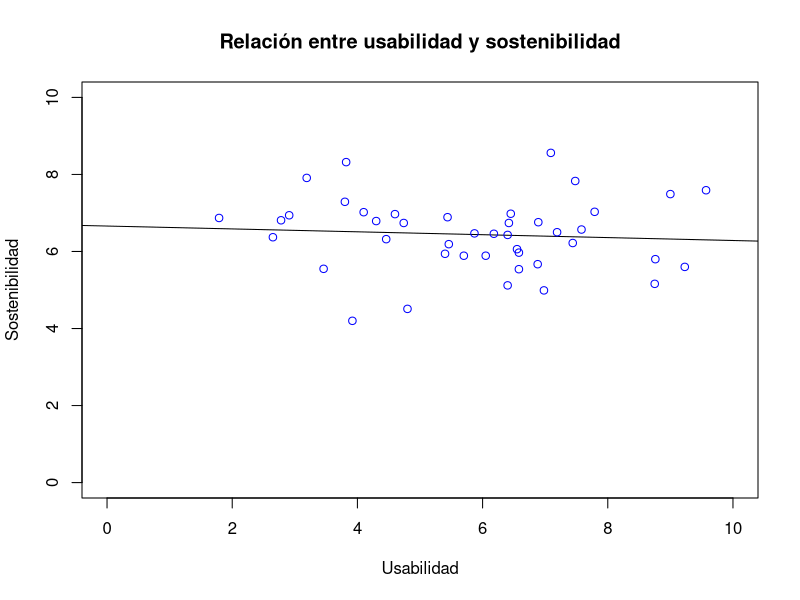
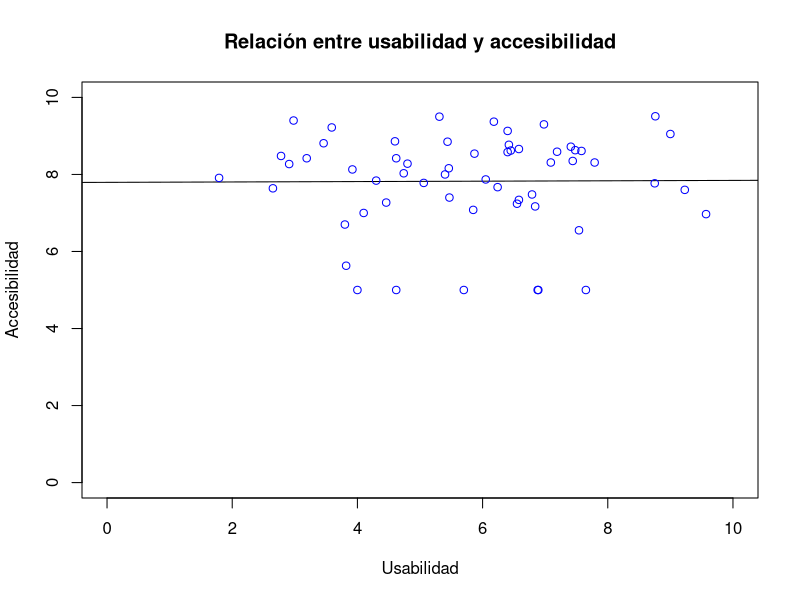

Write R code to recreate these figures, in order.
vector_acc <- scan( file="Comparativa/UX - Accesibilidad/Acc_vector.txt", sep = ",")
vector_uxa <- scan( file="Comparativa/UX - Accesibilidad/UX_vector.txt", sep = ",")
vector_sos <- scan( file="Comparativa/UX - Sostenibilidad/Sost_vector.txt", sep = ",")
vector_uxs <- scan( file="Comparativa/UX - Sostenibilidad/UX_vector.txt", sep = ",")

rel_usab_sost <- lm(vector_sos ~ vector_uxs)
rel_usab_acc  <- lm(vector_acc ~ vector_uxa)

bounds <- c(0,10)



# Calculamos la media y la desviación típica de los datos relacionados con la usabilidad y la sostenibilidad
print(mean(vector_uxs))
print(mean(vector_sos))
print(sd(vector_uxs))
print(sd(vector_sos))

# Mostramos la relación entre Usabilidad y sostenibilidad
print(rel_usab_sost)

# Mostramos la gráfica asociada a dicha relación
plot(y=vector_sos, x=vector_uxs, abline(rel_usab_sost), ylab="Sostenibilidad",
     xlab="Usabilidad", col="blue", main="Relación entre usabilidad y sostenibilidad",
     xlim=bounds, ylim=bounds)

# Comprobamos si los datos siguen una distribuación normal
shapiro.test(vector_sos)
shapiro.test(vector_uxs)

# Coeficiente de Pearson
print(cor.test(vector_sos, vector_uxs, method = "pearson"))



# Calculamos la media y la desviación típica de los datos relacionados con la usabilidad y la accesibilidad
print(mean(vector_uxa))
print(mean(vector_acc))
print(sd(vector_uxa))
print(sd(vector_acc))

# Mostramos la relación entre Usabilidad y accesibilidad
print(rel_usab_acc)

# Mostramos la gráfica asociada a dicha relación
plot(y=vector_acc, x=vector_uxa, abline(rel_usab_acc), ylab="Accesibilidad",
     xlab="Usabilidad", col="blue", main="Relación entre usabilidad y accesibilidad",
     xlim=bounds, ylim=bounds)

# Comprobamos si los datos siguen una distribuación normal
shapiro.test(vector_acc)
shapiro.test(vector_uxa)

# Coeficiente de Kendall
print(cor.test(vector_acc, vector_uxa, method = "kendall"))

# Coeficiente de Spearman
print(cor.test(vector_acc, vector_uxa, method = "spearman"))


